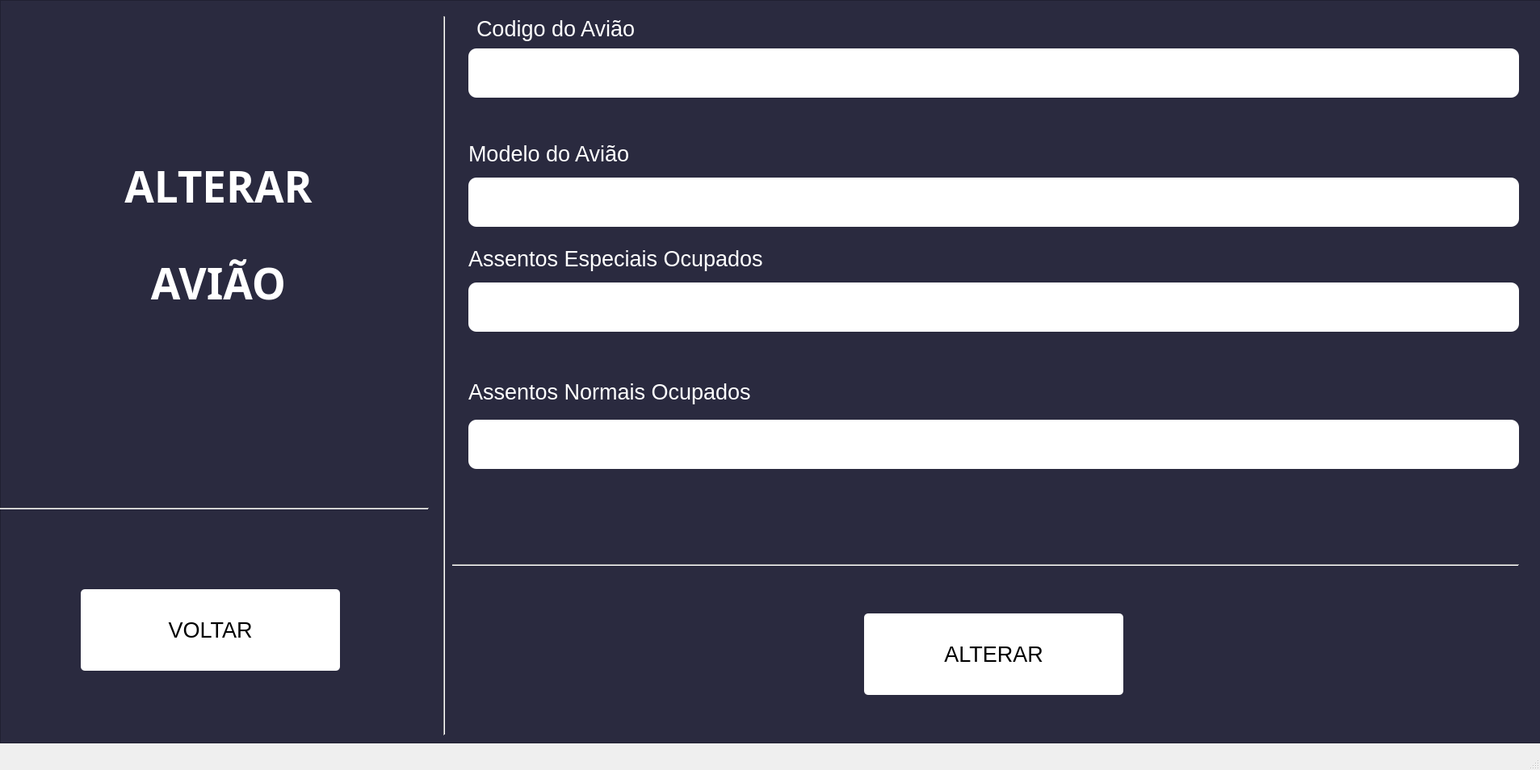
<?xml version="1.0" encoding="UTF-8"?>
<ui version="4.0">
 <class>MainWindow</class>
 <widget class="QMainWindow" name="MainWindow">
  <property name="geometry">
   <rect>
    <x>0</x>
    <y>0</y>
    <width>1907</width>
    <height>954</height>
   </rect>
  </property>
  <property name="windowTitle">
   <string>MainWindow</string>
  </property>
  <property name="styleSheet">
   <string notr="true"/>
  </property>
  <widget class="QWidget" name="centralwidget">
   <widget class="Line" name="line_2">
    <property name="geometry">
     <rect>
      <x>540</x>
      <y>20</y>
      <width>20</width>
      <height>891</height>
     </rect>
    </property>
    <property name="orientation">
     <enum>Qt::Vertical</enum>
    </property>
   </widget>
   <widget class="Line" name="line">
    <property name="geometry">
     <rect>
      <x>0</x>
      <y>620</y>
      <width>531</width>
      <height>20</height>
     </rect>
    </property>
    <property name="styleSheet">
     <string notr="true">border-color: rgb(255, 255, 255);</string>
    </property>
    <property name="orientation">
     <enum>Qt::Horizontal</enum>
    </property>
   </widget>
   <widget class="Line" name="line_3">
    <property name="geometry">
     <rect>
      <x>560</x>
      <y>690</y>
      <width>1321</width>
      <height>20</height>
     </rect>
    </property>
    <property name="styleSheet">
     <string notr="true">border-color: rgb(255, 255, 255);</string>
    </property>
    <property name="orientation">
     <enum>Qt::Horizontal</enum>
    </property>
   </widget>
   <widget class="QLabel" name="label">
    <property name="geometry">
     <rect>
      <x>10</x>
      <y>180</y>
      <width>521</width>
      <height>101</height>
     </rect>
    </property>
    <property name="font">
     <font>
      <family>Arial Black</family>
      <pointsize>40</pointsize>
      <weight>75</weight>
      <bold>true</bold>
     </font>
    </property>
    <property name="layoutDirection">
     <enum>Qt::LeftToRight</enum>
    </property>
    <property name="styleSheet">
     <string notr="true">color: rgb(255, 255, 255);</string>
    </property>
    <property name="text">
     <string>ALTERAR</string>
    </property>
    <property name="alignment">
     <set>Qt::AlignCenter</set>
    </property>
   </widget>
   <widget class="QLabel" name="label_2">
    <property name="geometry">
     <rect>
      <x>10</x>
      <y>300</y>
      <width>521</width>
      <height>101</height>
     </rect>
    </property>
    <property name="font">
     <font>
      <family>Arial Black</family>
      <pointsize>40</pointsize>
      <weight>75</weight>
      <bold>true</bold>
     </font>
    </property>
    <property name="styleSheet">
     <string notr="true">color: rgb(255, 255, 255);</string>
    </property>
    <property name="text">
     <string>AVIÃO</string>
    </property>
    <property name="alignment">
     <set>Qt::AlignCenter</set>
    </property>
   </widget>
   <widget class="QLabel" name="label_3">
    <property name="geometry">
     <rect>
      <x>590</x>
      <y>10</y>
      <width>371</width>
      <height>51</height>
     </rect>
    </property>
    <property name="font">
     <font>
      <pointsize>20</pointsize>
     </font>
    </property>
    <property name="styleSheet">
     <string notr="true">color: rgb(255, 255, 255);</string>
    </property>
    <property name="text">
     <string>Codigo do Avião</string>
    </property>
   </widget>
   <widget class="QLabel" name="label_4">
    <property name="geometry">
     <rect>
      <x>580</x>
      <y>170</y>
      <width>381</width>
      <height>41</height>
     </rect>
    </property>
    <property name="font">
     <font>
      <pointsize>20</pointsize>
     </font>
    </property>
    <property name="styleSheet">
     <string notr="true">color: rgb(255, 255, 255);</string>
    </property>
    <property name="text">
     <string>Modelo do Avião</string>
    </property>
   </widget>
   <widget class="QLineEdit" name="lineEdit_2">
    <property name="geometry">
     <rect>
      <x>580</x>
      <y>220</y>
      <width>1301</width>
      <height>61</height>
     </rect>
    </property>
    <property name="styleSheet">
     <string notr="true">background-color: rgb(255, 255, 255);
color: rgb(136, 136, 136);
border-radius: 10px
</string>
    </property>
   </widget>
   <widget class="QLabel" name="label_5">
    <property name="geometry">
     <rect>
      <x>580</x>
      <y>300</y>
      <width>691</width>
      <height>41</height>
     </rect>
    </property>
    <property name="font">
     <font>
      <pointsize>20</pointsize>
     </font>
    </property>
    <property name="styleSheet">
     <string notr="true">color: rgb(255, 255, 255);</string>
    </property>
    <property name="text">
     <string>Assentos Especiais Ocupados</string>
    </property>
   </widget>
   <widget class="QLabel" name="label_6">
    <property name="geometry">
     <rect>
      <x>580</x>
      <y>460</y>
      <width>691</width>
      <height>51</height>
     </rect>
    </property>
    <property name="font">
     <font>
      <pointsize>20</pointsize>
     </font>
    </property>
    <property name="styleSheet">
     <string notr="true">color: rgb(255, 255, 255);</string>
    </property>
    <property name="text">
     <string>Assentos Normais Ocupados</string>
    </property>
   </widget>
   <widget class="QPushButton" name="pushButton_2">
    <property name="geometry">
     <rect>
      <x>1070</x>
      <y>760</y>
      <width>321</width>
      <height>101</height>
     </rect>
    </property>
    <property name="font">
     <font>
      <pointsize>20</pointsize>
     </font>
    </property>
    <property name="styleSheet">
     <string notr="true">background-color: rgb(255, 255, 255);
color: rgb(0, 0, 0);
border-radius: 5px</string>
    </property>
    <property name="text">
     <string>ALTERAR</string>
    </property>
    <property name="iconSize">
     <size>
      <width>30</width>
      <height>30</height>
     </size>
    </property>
   </widget>
   <widget class="QPushButton" name="pushButton">
    <property name="geometry">
     <rect>
      <x>100</x>
      <y>730</y>
      <width>321</width>
      <height>101</height>
     </rect>
    </property>
    <property name="font">
     <font>
      <family>MS Shell Dlg 2</family>
      <pointsize>20</pointsize>
     </font>
    </property>
    <property name="styleSheet">
     <string notr="true">background-color: rgb(255, 255, 255);
color: rgb(0, 0, 0);
border-radius: 5px</string>
    </property>
    <property name="text">
     <string>VOLTAR</string>
    </property>
   </widget>
   <widget class="QLineEdit" name="lineEdit_3">
    <property name="geometry">
     <rect>
      <x>580</x>
      <y>350</y>
      <width>1301</width>
      <height>61</height>
     </rect>
    </property>
    <property name="styleSheet">
     <string notr="true">background-color: rgb(255, 255, 255);
color: rgb(136, 136, 136);
border-radius: 10px
</string>
    </property>
   </widget>
   <widget class="QLineEdit" name="lineEdit">
    <property name="geometry">
     <rect>
      <x>580</x>
      <y>60</y>
      <width>1301</width>
      <height>61</height>
     </rect>
    </property>
    <property name="styleSheet">
     <string notr="true">background-color: rgb(255, 255, 255);
color: rgb(136, 136, 136);
border-radius: 10px
</string>
    </property>
   </widget>
   <widget class="QLineEdit" name="lineEdit_4">
    <property name="geometry">
     <rect>
      <x>580</x>
      <y>520</y>
      <width>1301</width>
      <height>61</height>
     </rect>
    </property>
    <property name="styleSheet">
     <string notr="true">background-color: rgb(255, 255, 255);
color: rgb(136, 136, 136);
border-radius: 10px
</string>
    </property>
   </widget>
   <widget class="QFrame" name="frame">
    <property name="geometry">
     <rect>
      <x>0</x>
      <y>0</y>
      <width>1911</width>
      <height>921</height>
     </rect>
    </property>
    <property name="styleSheet">
     <string notr="true">background-color: rgb(42, 42, 63);</string>
    </property>
    <property name="frameShape">
     <enum>QFrame::StyledPanel</enum>
    </property>
    <property name="frameShadow">
     <enum>QFrame::Raised</enum>
    </property>
   </widget>
   <zorder>frame</zorder>
   <zorder>line_2</zorder>
   <zorder>line</zorder>
   <zorder>line_3</zorder>
   <zorder>label</zorder>
   <zorder>label_2</zorder>
   <zorder>label_3</zorder>
   <zorder>label_4</zorder>
   <zorder>lineEdit_2</zorder>
   <zorder>label_5</zorder>
   <zorder>label_6</zorder>
   <zorder>pushButton_2</zorder>
   <zorder>pushButton</zorder>
   <zorder>lineEdit_3</zorder>
   <zorder>lineEdit</zorder>
   <zorder>lineEdit_4</zorder>
  </widget>
  <widget class="QMenuBar" name="menubar">
   <property name="geometry">
    <rect>
     <x>0</x>
     <y>0</y>
     <width>1907</width>
     <height>22</height>
    </rect>
   </property>
  </widget>
  <widget class="QStatusBar" name="statusbar"/>
 </widget>
 <resources/>
 <connections/>
</ui>
